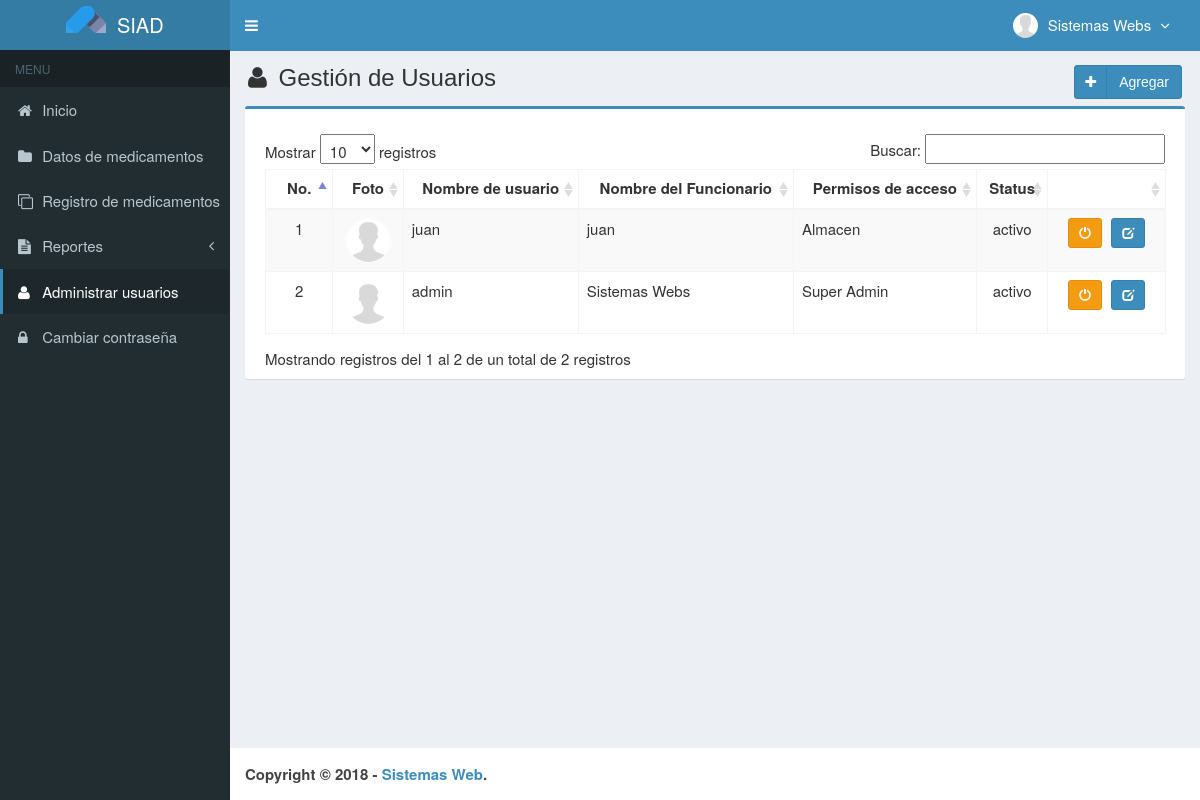
/main.php?module=user (signed in), run on an earlier commit of the app's database.
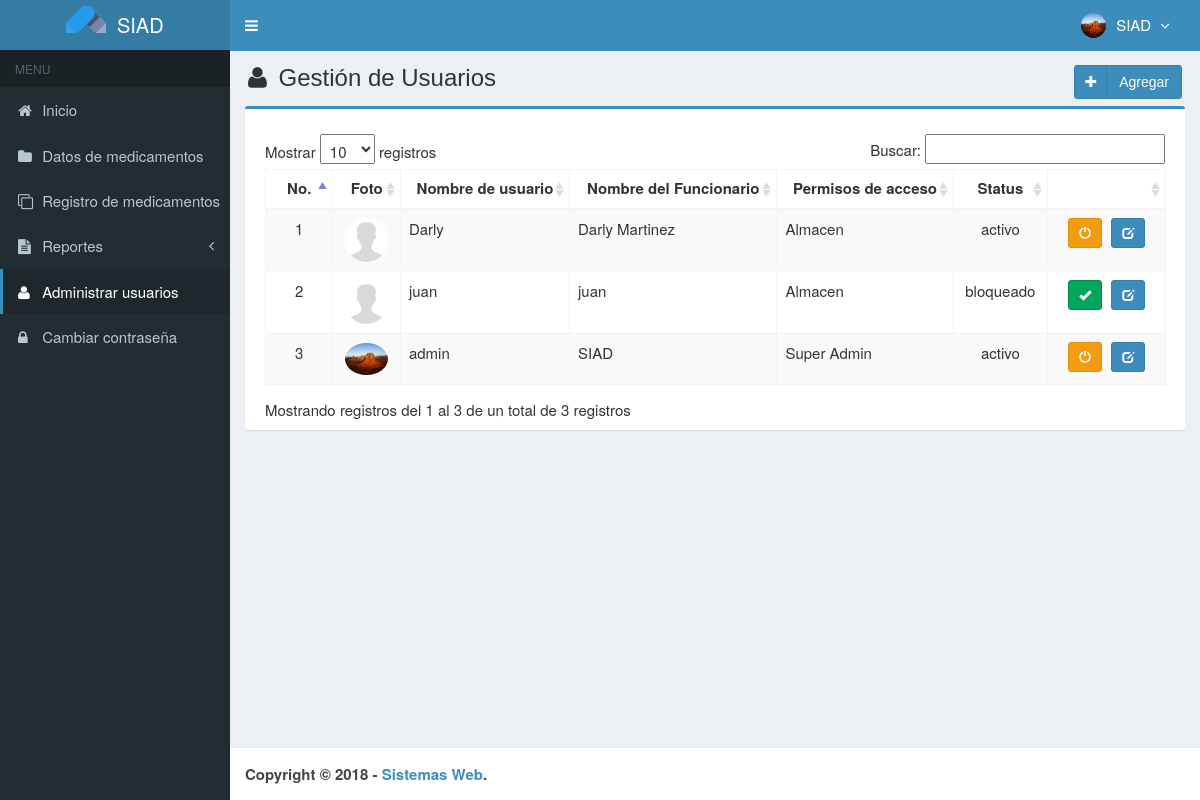
And on a later commit of the database.
### tables this page shows
CREATE TABLE `usuarios` (
  `id_user` int(3) NOT NULL,
  `username` varchar(50) NOT NULL,
  `name_user` varchar(50) NOT NULL,
  `password` varchar(50) NOT NULL,
  `correo_i` varchar(50) DEFAULT NULL,
  `telefono` varchar(13) DEFAULT NULL,
  `foto` varchar(100) DEFAULT NULL,
  `permisos_acceso` enum('Super Admin','Gerente','Almacen') NOT NULL,
  `status` enum('activo','bloqueado') NOT NULL DEFAULT 'activo',
  `created_at` timestamp NOT NULL DEFAULT CURRENT_TIMESTAMP,
  `updated_at` timestamp NOT NULL DEFAULT CURRENT_TIMESTAMP ON UPDATE CURRENT_TIMESTAMP
);

### modules/user/view.php (the view, shortened to what this page needs)
<section class="content-header">
  <h1>
    <i class="fa fa-user icon-title"></i> Gestión de Usuarios
    <a class="btn btn-primary btn-social pull-right" href="?module=form_user&form=add" title="Agregar" data-toggle="tooltip">
      <i class="fa fa-plus"></i> Agregar
    </a>
  </h1>
</section>
<section class="content">
  <div class="row">
    <div class="col-md-12">
      <div class="box box-primary">
        <div class="box-body">
          <table id="dataTables1" class="table table-bordered table-striped table-hover">
            <thead>
              <tr>
                <th class="center">No.</th>
                <th class="center">Foto</th>
                <th class="center">Nombre de usuario</th>
                <th class="center">Nombre del Funcionario</th>
                <th class="center">Permisos de acceso</th>
                <th class="center">Status</th>
                <th class="center"></th>
              </tr>
            </thead>
                        <tbody>
            <?php
            $no = 1;
            $query = mysqli_query($mysqli, "SELECT * FROM usuarios ORDER BY id_user DESC")
                                            or die('error: '.mysqli_error($mysqli));
            while ($data = mysqli_fetch_assoc($query)) {
              echo "<tr>
                      <td width='50' class='center'>$no</td>";
                      if ($data['foto']=="") { ?>
                        <td class='center'><img class='img-user' src='images/user/user-default.png' width='45'></td>
                      <?php
                      } else { ?>
                        <td class='center'><img class='img-user' src='images/user/<?php echo $data['foto']; ?>' width='45'></td>
                      <?php
                      }
              echo "  <td>$data[username]</td>
                      <td>$data[name_user]</td>
                      <td>$data[permisos_acceso]</td>
                      <td class='center'>$data[status]</td>
                      <td class='center' width='100'>
                          <div>";
                          if ($data['status']=='activo') { ?>
                            <a data-toggle="tooltip" data-placement="top" title="Bloqueado" style="margin-right:5px" class="btn btn-warning btn-sm" href="modules/user/proses.php?act=off&id=<?php echo $data['id_user'];?>">
                                <i style="color:#fff" class="glyphicon glyphicon-off"></i>
                            </a>
            <?php
                          }
                          else { ?>
                            <a data-toggle="tooltip" data-placement="top" title="activo" style="margin-right:5px" class="btn btn-success btn-sm" href="modules/user/proses.php?act=on&id=<?php echo $data['id_user'];?>">
                                <i style="color:#fff" class="glyphicon glyphicon-ok"></i>
                            </a>
            <?php
                          }
              echo "      <a data-toggle='tooltip' data-placement='top' title='Modificar' class='btn btn-primary btn-sm' href='?module=form_user&form=edit&id=$data[id_user]'>
                                <i style='color:#fff' class='glyphicon glyphicon-edit'></i>
                            </a>
                          </div>
                      </td>
                    </tr>";
              $no++;
            }
            ?>
            </tbody>
          </table>
        </div>
      </div>
    </div>
  </div>
</section><!-- /.content

### top-menu.php (shortened to what this page needs)
<?php
require_once "config/database.php";
$query = mysqli_query($mysqli, "SELECT id_user, name_user, foto, permisos_acceso FROM usuarios WHERE id_user='$_SESSION[id_user]'")
                                or die('error: '.mysqli_error($mysqli));
$data = mysqli_fetch_assoc($query);
?>
<li class="dropdown user user-menu">
  <a href="#" class="dropdown-toggle" data-toggle="dropdown">
  <?php
  if ($data['foto']=="") { ?>
    <img src="images/user/user-default.png" class="user-image" alt="User Image"/>
  <?php
  }
  else { ?>
    <img src="images/user/<?php echo $data['foto']; ?>" class="user-image" alt="User Image"/>
  <?php
  }
  ?>
    <span class="hidden-xs"><?php echo $data['name_user']; ?> <i style="margin-left:5px" class="fa fa-angle-down"></i></span>
  </a>
</li>

What changed in the data, as far as the page shows it:
changed usuarios "admin": foto: picture added in place of a placeholder; name_user "Sistemas Webs" → "SIAD"
added usuarios: username "Darly", name_user "Darly Martinez", permisos_acceso "Almacen", status "activo"
changed usuarios "juan": status "activo" → "bloqueado"
Also different on the page:
text written by a page script: "Mostrar registros Buscar: Mostrando registros del 1 al 2 de un total de 2 registros" → "Mostrar registros Buscar: Mostrando registros del 1 al 3 de un total de 3 registros"
